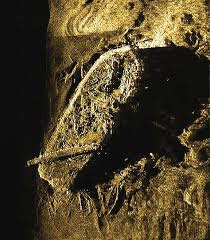
%> input picture TEST28/sonar_original.jpg, 210 x 240 px
$ octave Overall_Without_Circle.m   (GNU Octave 9; MATLAB toolbox functions it lacks are replaced by stand-ins)
%> lines starting %> are read from the running program, lines starting %| are printed output that depends on the picture; in (x1, y1, x2, y2) boxes, pixels count from 0 and x2, y2 are one past the last pixel; in counts of white or black regions, pixels touching at a corner belong together; the program's own positions count from 1
clc
clear all
tic

%%
%Read the Sonar Original Image
Original_Image = imread('sonar_original.jpg'); %Your Local Location of Sonar Image
%> Original_Image is the input picture: size 240x210x3 uint8; mean R, G, B 76.1, 64.4, 40.9

%%
%Gray Image ---- From 3 Channels to 1 Channel
Img_gray = rgb2gray(Original_Image);
[m, n] = size(Img_gray);
%> m = 240; n = 210
figure(1)
imshow(Img_gray)
axis normal;
set(gca,'position',[0 0 1 1]);
print('Img_gray', '-dpng',  '-r600')

%%
%Denoise: DCT (Discrete Cosine Transform)
%medfilt2, Lee, Kuan, Frost, wavelets
Img_Denoise = dct2(Img_gray);  %Discrete Cosine Transform : Noise --> High Frequency --> Low Amplitude
I = zeros(m, n);
I(1:m/3, 1:n/3) = 1; %Keep Low Frequency Denoise High Frequency
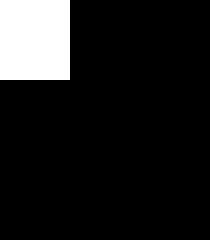
%> I: size 240x210 double; values 0 (black) and 1 (white), 11.1% white; 1 white region, box (x1, y1, x2, y2) and area: (0, 0, 70, 80) 5600
Ydct = Img_Denoise .* I;  %Denoise
Img_Denoise = uint8(idct2(Ydct)); %Inverse Discrete Cosine Transform
%> Img_Denoise: size 240x210 uint8
figure(2)
imshow(Img_Denoise)
axis normal;
set(gca,'position',[0 0 1 1]);
print('Img_Denoise', '-dpng',  '-r600')

%%
%Edge Detection: Roberts Operator
%Operators: roberts, sobel, log, canny, prewitt
Img_Edge = edge(Img_Denoise, 'roberts');  %G[i,j] = |f[i , j] - f[ i+1, j+1]| + |f[i+1, j] - f[i, j+1]|
%> Img_Edge: size 240x210 logical; 2.3% white in thin lines or dots, all inside (x1, y1, x2, y2) = (34, 0, 209, 236)
figure(3)
imshow(Img_Edge)
axis normal;
set(gca,'position',[0 0 1 1]);
print('Img_Edge', '-dpng',  '-r600')

%%
%Removing Shadow Boundaries
Extend_four = ones(m, n+16);
Extend_four_2 = ones(m, n+16);
for i = 1:m
    for j = 1:7
        Extend_four(i, j) = 150;
        Extend_four_2(i,j) = 150;
    end
end
%> Extend_four: size 240x226 double; values 1 (black) and 150 (white), 3.1% white; 1 white region, box (x1, y1, x2, y2) and area: (0, 0, 7, 240) 1680
for i = 1:m
    for j = n+8:n+16
        Extend_four(i, j) = 150;
        Extend_four_2(i, j) = 150;
    end
end
%> Extend_four: size 240x226 double; values 1 (black) and 150 (white), 7.1% white; 2 white regions, box (x1, y1, x2, y2) and area: (217, 0, 226, 240) 2160, (0, 0, 7, 240) 1680
for i = 1:m
    for j = 1:n
        Extend_four(i, j+7) = Img_Denoise(i, j);
        Extend_four_2(i, j+7) = Img_Edge(i, j);
    end
end
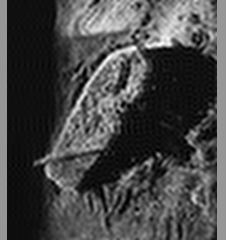
%> Extend_four: size 240x226 double; min 0, max 255, mean 71.2
jiegou = Extend_four_2;
jie2gou = Extend_four_2;
for i = 1:m
    for j = 8:n+8
        if Extend_four_2(i, j) == 1
         jiegou(i,j)=floor((Extend_four(i,j-7)+Extend_four(i,j-6)+Extend_four(i,j-5)+...
             Extend_four(i,j-4)+Extend_four(i,j-3)+Extend_four(i,j-2)+Extend_four(i,j-1))/9);
         jie2gou(i,j)=floor((Extend_four(i,j+7)+Extend_four(i,j+6)+Extend_four(i,j+5)+...
             Extend_four(i,j+4)+Extend_four(i,j+3)+Extend_four(i,j+2)+Extend_four(i,j+1))/7);
        end
    end
end
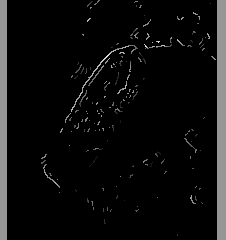
%> jie2gou: size 240x226 double; min 0, max 229, mean 13
%> jiegou: size 240x226 double; min 0, max 187, mean 12.1
jiegou = uint8(jiegou);
%> jiegou: size 240x226 uint8
jie2gou = uint8(jie2gou);
%> jie2gou: size 240x226 uint8
jiegou1 = jiegou;
for i = 1:m
    for j = 1:n+8
        if jiegou(i, j) <= 80 && jie2gou(i, j) > 50 && jie2gou(i, j) < 150
            jiegou1(i, j) = 0;
        end
    end
end
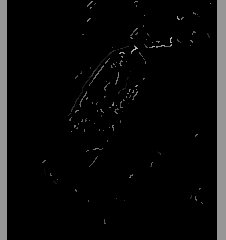
%> jiegou1: size 240x226 uint8; min 0, max 187, mean 11.8

Removing_Shadow_Boundaries = jiegou1(: ,8:n+7);
t = graythresh(Removing_Shadow_Boundaries);
%> t = 0.204
Removing_Shadow_Boundaries = im2bw(Removing_Shadow_Boundaries, t);
%> Removing_Shadow_Boundaries: size 240x210 logical; 1.1% white in thin lines or dots, all inside (x1, y1, x2, y2) = (35, 1, 204, 224)
figure(4)
imshow(Removing_Shadow_Boundaries)
axis normal;
set(gca,'position',[0 0 1 1]);
print('Removing_Shadow_Boundaries', '-dpng',  '-r600')

%%
% Localization Ship
% Find Line Location
[m, n]=size(Removing_Shadow_Boundaries);
A_line = [];

% Statistc the Number of White Pixels for m-line and Save to A[]
for i = 1:m
    for j = 1:n
        num_white = sum(Removing_Shadow_Boundaries(i, :));
        A_line(i) = num_white;
    end
end
%> after the loop, A_line = 240 values, max 21 at index 47, min 0 at index 1, mean 2.31

% Calculate the Possibility of the White Pixels Occupancy in Each Line Using A_line = A_line./sum(A_line);
A_line = A_line./sum(A_line);
%> A_line = 240 values, max 0.0379 at index 47, min 0 at index 1, mean 0.00417
x_axis_line = 1:1:m;
%> x_axis_line = 240 values from 1 to 240
y_axis_line = A_line;
%> y_axis_line has the same summary as A_line

% medfilt1 the Histogram
B = medfilt1(A_line,10);
%> B = 240 values, max 0.00993 at index 44, min 0 at index 1, mean 0.00354
B = medfilt1(B,10);
%> B = 240 values, max 0.00903 at index 95, min 0 at index 1, mean 0.00351
y_axis2_line = B;
%> y_axis2_line has the same summary as B

Hzy1_line = zeros(1, m+4);
Hzy1_line(3:m+2) = y_axis2_line;
hzyx_line(1:m+4) = 1:1:m+4;

Hzy2_line = Hzy1_line;
%> Hzy2_line = 244 values, max 0.00903 at index 97, min 0 at index 1, mean 0.00346
Maximum_line = 0;

% Find the Maximum Value tt of Line Histogram
for i = 3:m+2
    Hzy2_line(i) = (Hzy1_line(i-2) + Hzy1_line(i-1) + Hzy1_line(i) + Hzy1_line(i+1) + Hzy1_line(i+2)) / 5;
    if Hzy2_line(i) > Maximum_line
        Maximum_line = Hzy2_line(i);
        Maximum_line_index = i;
    end
end
%> this loop made 240 passes
%> Maximum_line on passes 1, 2, 3, 4, 5, 6, 33, 34, 35, 36, 37, 38: 0.000993, 0.00181, 0.00262, 0.00343, 0.00397, 0.00406, 0.0046, 0.00514, 0.0056, 0.00596, 0.00623, 0.00641
%> after the loop, Hzy2_line = 244 values, max 0.00903 at index 99, min 0 at index 1, mean 0.00346; Maximum_line = 0.00903; Maximum_line_index = 99

tt2_line = 10;
tt3_line = 10;

for i = 3:m+2
    if Hzy2_line(i)<=tt2_line  &&  i<Maximum_line_index
        tt2_line = Hzy2_line(i);
        Line_Threshold1 = i;
    end

    if Hzy2_line(i)<tt3_line  &&  i>Maximum_line_index
        tt3_line = Hzy2_line(i);
        Line_Threshold2 = i;
    end
end
%> this loop made 240 passes
%> after the loop, Line_Threshold2 = 146; tt3_line = 0


%  Find Column Location
A_column = [];

% Calculate the Possibility of the White Pixels Occupancy in Each Column Using A_column = A_column./sum(A_column);
for i = 1:n
    for j = 1:m
        num_white = sum(Removing_Shadow_Boundaries(:, i));
    end
        A_column(i) = num_white;
end
%> after the loop, A_column = 210 values, max 16 at index 114, min 0 at index 1, mean 2.64
A_column = A_column ./ sum(A_column);
%> A_column = 210 values, max 0.0289 at index 114, min 0 at index 1, mean 0.00476

B = medfilt1(A_column,10);
%> B = 210 values, max 0.0144 at index 84, min 0 at index 1, mean 0.00432
B = medfilt1(B,10);
%> B = 210 values, max 0.0144 at index 126, min 0 at index 1, mean 0.0043
B = medfilt1(B,10);
%> B = 210 values, max 0.0144 at index 127, min 0 at index 1, mean 0.00431
B = medfilt1(B,10);
%> B = 210 values, max 0.0141 at index 127, min 0 at index 1, mean 0.0043
y_axis2_coulmn = B;
%> y_axis2_coulmn has the same summary as B

Hzy1_column = zeros(1,n+4);
Hzy1_column(3:n+2) = y_axis2_coulmn;
hzyx_column(1:n+4) = 1:1:n+4;

Hzy2_column = Hzy1_column;
%> Hzy2_column = 214 values, max 0.0141 at index 129, min 0 at index 1, mean 0.00422
Maximum_column = 0;

for i = 3:n+2
    Hzy2_column(i) = (Hzy1_column(i-2)+Hzy1_column(i-1)+Hzy1_column(i)+Hzy1_column(i+1)+Hzy1_column(i+2))/5;
    if Hzy2_column(i) > Maximum_column
        Maximum_column = Hzy2_column(i);
        tt1_column = i;
    end
end
%> after the loop, Hzy2_column = 214 values, max 0.0141 at index 131, min 0 at index 1, mean 0.00422; Maximum_column = 0.0141; tt1_column = 131

tt2_column = 10;
tt3_column = 10;
for i=3:n+2
    if Hzy2_column(i) <= tt2_column  && i<tt1_column
        tt2_column = Hzy2_column(i);
        Column_Line_Threshold1 = i;
    end
    if Hzy2_column(i)<tt3_column  &&  i>tt1_column
        tt3_column = Hzy2_column(i);
        Column_Line_Threshold2 = i;
    end
end
%> after the loop, Column_Line_Threshold1 = 63; Column_Line_Threshold2 = 204; tt3_column = 0

%Localization Ship
Locate_Ship = Removing_Shadow_Boundaries(Line_Threshold1:Line_Threshold2, Column_Line_Threshold1:Column_Line_Threshold2);
%> Locate_Ship: size 144x142 logical; 2.3% white in thin lines or dots
figure(5)
imshow(Locate_Ship)
axis normal;
set(gca,'position',[0 0 1 1]);
print('Locate_Ship', '-dpng',  '-r600')

%%
%Removing the Margin of Ship
[m1, n1] = size(Locate_Ship);
%> m1 = 144; n1 = 142
white_pixel = 1;
first_location = [];
last_location = [];
Locate_Ship_new = uint8(Locate_Ship);

%Find the first and Last White Pixel and Save the Index
for i = 1:m1
    for j = 1:n1
        if Locate_Ship(i, j) == 0
            random_pixel = randi(224)+1;
            Locate_Ship_new(i, j) = random_pixel;
        end
        pixel_line = uint8(Locate_Ship_new(i, :));
        [white_pixel ,index_first] = unique (pixel_line);  %Find the First White Pixel Using unique()
        [white_pixel, index_last]  = unique (pixel_line, 'legacy'); %Find the Last White Pixel using unique( ***,'legacy' )
        first_location(i) = index_first(1);
        last_location(i)  = index_last(1);
    end
end
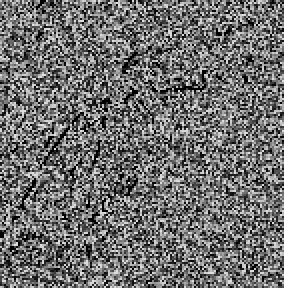
%> Locate_Ship_new: size 144x142 uint8 (shown 2 times larger); min 1, max 225, mean 110.7
%> after the loop, first_location = 144 values, max 139 at index 137, min 1 at index 118, mean 40.52; last_location = 144 values, max 142 at index 2, min 3 at index 116, mean 67.91; random_pixel = 84

first_coordinate = [];
last_coordinate = [];
line = 1:1:m1;
%> line = 144 values from 1 to 144
first_coordinate = [line', first_location'];  %Save the First Index
%> first_coordinate = 144 rows, first 12: [1 22; 2 21; 3 20; 4 19; 5 19; 6 22; 7 22; 8 75; 9 85; 10 19; 11 125; 12 125]
last_coordinate  = [line',  last_location'];  %Save the Last Index
%> last_coordinate = 144 rows, first 12: [1 66; 2 142; 3 26; 4 68; 5 68; 6 23; 7 22; 8 75; 9 85; 10 19; 11 125; 12 127]

%Margin of Ship
Locate_Ship_recreate = Locate_Ship;
for i = 1:m1
    for j = 1:n1
        if Locate_Ship_recreate(i, j) ~= 0
            Locate_Ship_recreate(i, j) = 0;
        end
        Locate_Ship_recreate(first_coordinate(i, 1), first_coordinate(i, 2)) = 1;  %Highlight the First Side (Left) White Margin
        Locate_Ship_recreate(last_coordinate(i, 1),  last_coordinate(i, 2)) = 1;  %Highlight the Last Side (Right) White Margin
    end
end
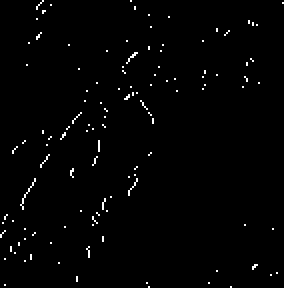
%> Locate_Ship_recreate: size 144x142 logical (shown 2 times larger); 1.3% white in thin lines or dots

%Removing Margin of Ship ------> Change the Cycle 8 pixels into Black (0)
Dilate_New_Img = Locate_Ship;
for i = 1:m1-1
    Dilate_New_Img(first_coordinate(i, 1), first_coordinate(i, 2)) = 0;
    Dilate_New_Img(first_coordinate(i, 1)+1, first_coordinate(i, 2)) = 0;
    Dilate_New_Img(first_coordinate(i, 1), first_coordinate(i, 2)+1) = 0;
    Dilate_New_Img(first_coordinate(i, 1)+1, first_coordinate(i, 2)+1) = 0;

    Dilate_New_Img(last_coordinate(i, 1),  last_coordinate(i, 2))  = 0;
    Dilate_New_Img(last_coordinate(i, 1)+1,  last_coordinate(i, 2))  = 0;
    Dilate_New_Img(last_coordinate(i, 1),  last_coordinate(i, 2)+1)  = 0;
    Dilate_New_Img(last_coordinate(i, 1)+1,  last_coordinate(i, 2)+1)  = 0;

    if i > 1
        Dilate_New_Img(first_coordinate(i, 1)-1, first_coordinate(i, 2)) = 0;
        Dilate_New_Img(last_coordinate(i, 1)-1,  last_coordinate(i, 2))  = 0;

        if first_coordinate(i, 2) > 1
            Dilate_New_Img(first_coordinate(i, 1), first_coordinate(i, 2)-1) = 0;
            Dilate_New_Img(first_coordinate(i, 1)-1, first_coordinate(i, 2)-1) = 0;
        end

        if last_coordinate(i, 2) > 1
            Dilate_New_Img(last_coordinate(i, 1),  last_coordinate(i, 2)-1)  = 0;
            Dilate_New_Img(last_coordinate(i, 1)-1,  last_coordinate(i, 2)-1)  = 0;
        end
    end
end
%> Dilate_New_Img: size 144x143 logical; 0.63% white in thin lines or dots, all inside (x1, y1, x2, y2) = (7, 1, 125, 129)
figure(6)
imshow(Dilate_New_Img)
axis normal;
set(gca,'position',[0 0 1 1]);
print('Dilate_New_Img', '-dpng',  '-r600')

%%
%Dilate "Removing Boundaries" Image ------>Morphology
tool = strel('disk',4);
Img_Dilate = imdilate(Locate_Ship, tool);
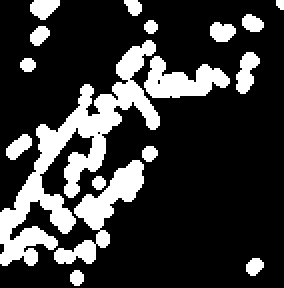
%> Img_Dilate: size 144x142 logical (shown 2 times larger); 21.9% white; 17 white regions (1 under 20 px), largest, box (x1, y1, x2, y2) and area: (0, 20, 80, 133) 2301, (27, 80, 72, 132) 728, (72, 28, 115, 49) 511
figure(7)
imshow(Img_Dilate)
axis normal;
set(gca,'position',[0 0 1 1]);
print('Img_Dilate', '-dpng',  '-r600')

 %%
 %First Critical Condition (Left & Right Edge)
[m2, n2] = size(Img_Dilate);
%> m2 = 144; n2 = 142
white_pixel = 1;
black_pixel = 0;
first_Dalition_location = [];
last_Dalition_location = [];
Img_Dilate_Test = uint8(Img_Dilate);

%Find the first White Pixel of the Dalition Image and Save the Index
%> (the run ends here)
